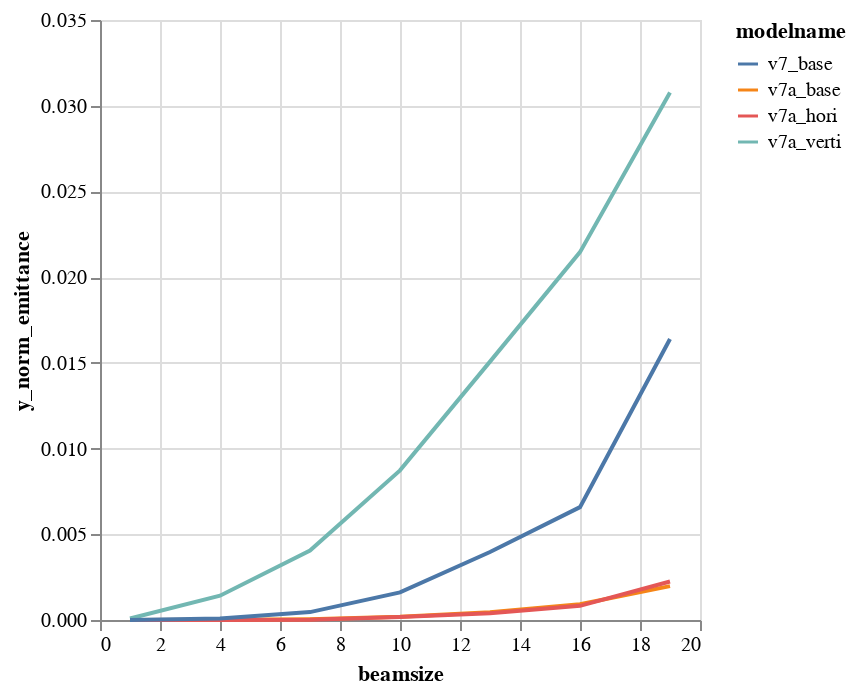

The notebook cell saved with this chart:
### Code cell
alt.Chart(DATA.loc[DATA["beamsize"]<=20]).mark_line().encode(
    color="modelname",
    x='beamsize',
    y='y_norm_emittance',
)

### Figure 1 — Vega-Lite specification as saved in the notebook (floating-point values rounded to 4 significant figures)
{"$schema": "https://vega.github.io/schema/vega-lite/v1.2.1.json", "data": {"values": [{"Unnamed: 0": 0, "beamsize": 1, "losses": 0, "modelname": "v7a_base", "relbeta": 0.002308, "sourceID": 16777217, "sourceName": "bs_1", "x_emittance": 0.00299, "x_norm_emittance": 6.902e-06, "y_emittance": 6.686e-05, "y_norm_emittance": 1.543e-07}, {"Unnamed: 0": 1, "beamsize": 4, "losses": 0, "modelname": "v7a_base", "relbeta": 0.002308, "sourceID": 16777218, "sourceName": "bs_4", "x_emittance": 0.1047, "x_norm_emittance": 0.0002417, "y_emittance": 0.004292, "y_norm_emittance": 9.907e-06}, {"Unnamed: 0": 2, "beamsize": 7, "losses": 0, "modelname": "v7a_base", "relbeta": 0.002308, "sourceID": 16777219, "sourceName": "bs_7", "x_emittance": 0.6383, "x_norm_emittance": 0.001474, "y_emittance": 0.02164, "y_norm_emittance": 4.995e-05}, {"Unnamed: 0": 3, "beamsize": 10, "losses": 0, "modelname": "v7a_base", "relbeta": 0.002308, "sourceID": 16777220, "sourceName": "bs_10", "x_emittance": 1.887, "x_norm_emittance": 0.004357, "y_emittance": 0.08267, "y_norm_emittance": 0.0001908}, {"Unnamed: 0": 4, "beamsize": 13, "losses": 1, "modelname": "v7a_base", "relbeta": 0.002308, "sourceID": 16777221, "sourceName": "bs_13", "x_emittance": 5.148, "x_norm_emittance": 0.01188, "y_emittance": 0.1961, "y_norm_emittance": 0.0004526}, {"Unnamed: 0": 5, "beamsize": 16, "losses": 13, "modelname": "v7a_base", "relbeta": 0.002308, "sourceID": 16777222, "sourceName": "bs_16", "x_emittance": 9.592, "x_norm_emittance": 0.02214, "y_emittance": 0.4002, "y_norm_emittance": 0.0009238}, {"Unnamed: 0": 6, "beamsize": 19, "losses": 33, "modelname": "v7a_base", "relbeta": 0.002308, "sourceID": 16777223, "sourceName": "bs_19", "x_emittance": 16.19, "x_norm_emittance": 0.03737, "y_emittance": 0.857, "y_norm_emittance": 0.001978}, {"Unnamed: 0": 0, "beamsize": 1, "losses": 0, "modelname": "v7a_hori", "relbeta": 0.002308, "sourceID": 16777217, "sourceName": "bs_1", "x_emittance": 0.002868, "x_norm_emittance": 6.62e-06, "y_emittance": 7.938e-06, "y_norm_emittance": 1.832e-08}, {"Unnamed: 0": 1, "beamsize": 4, "losses": 0, "modelname": "v7a_hori", "relbeta": 0.002308, "sourceID": 16777218, "sourceName": "bs_4", "x_emittance": 0.1042, "x_norm_emittance": 0.0002406, "y_emittance": 0.0008403, "y_norm_emittance": 1.94e-06}, {"Unnamed: 0": 2, "beamsize": 7, "losses": 0, "modelname": "v7a_hori", "relbeta": 0.002308, "sourceID": 16777219, "sourceName": "bs_7", "x_emittance": 0.632, "x_norm_emittance": 0.001459, "y_emittance": 0.006782, "y_norm_emittance": 1.566e-05}, {"Unnamed: 0": 3, "beamsize": 10, "losses": 0, "modelname": "v7a_hori", "relbeta": 0.002308, "sourceID": 16777220, "sourceName": "bs_10", "x_emittance": 1.866, "x_norm_emittance": 0.004307, "y_emittance": 0.07588, "y_norm_emittance": 0.0001752}, {"Unnamed: 0": 4, "beamsize": 13, "losses": 2, "modelname": "v7a_hori", "relbeta": 0.002308, "sourceID": 16777221, "sourceName": "bs_13", "x_emittance": 4.984, "x_norm_emittance": 0.01151, "y_emittance": 0.1732, "y_norm_emittance": 0.0003998}, {"Unnamed: 0": 5, "beamsize": 16, "losses": 13, "modelname": "v7a_hori", "relbeta": 0.002308, "sourceID": 16777222, "sourceName": "bs_16", "x_emittance": 9.491, "x_norm_emittance": 0.02191, "y_emittance": 0.3577, "y_norm_emittance": 0.0008257}, {"Unnamed: 0": 6, "beamsize": 19, "losses": 38, "modelname": "v7a_hori", "relbeta": 0.002308, "sourceID": 16777223, "sourceName": "bs_19", "x_emittance": 16.16, "x_norm_emittance": 0.0373, "y_emittance": 0.9717, "y_norm_emittance": 0.002243}, {"Unnamed: 0": 0, "beamsize": 1, "losses": 0, "modelname": "v7a_verti", "relbeta": 0.002308, "sourceID": 16777217, "sourceName": "bs_1", "x_emittance": 0.03888, "x_norm_emittance": 8.976e-05, "y_emittance": 0.0388, "y_norm_emittance": 8.958e-05}, {"Unnamed: 0": 1, "beamsize": 4, "losses": 0, "modelname": "v7a_verti", "relbeta": 0.002308, "sourceID": 16777218, "sourceName": "bs_4", "x_emittance": 0.6259, "x_norm_emittance": 0.001445, "y_emittance": 0.6147, "y_norm_emittance": 0.001419}, {"Unnamed: 0": 2, "beamsize": 7, "losses": 0, "modelname": "v7a_verti", "relbeta": 0.002308, "sourceID": 16777219, "sourceName": "bs_7", "x_emittance": 1.867, "x_norm_emittance": 0.004309, "y_emittance": 1.757, "y_norm_emittance": 0.004055}, {"Unnamed: 0": 3, "beamsize": 10, "losses": 0, "modelname": "v7a_verti", "relbeta": 0.002308, "sourceID": 16777220, "sourceName": "bs_10", "x_emittance": 4.196, "x_norm_emittance": 0.009687, "y_emittance": 3.781, "y_norm_emittance": 0.008728}, {"Unnamed: 0": 4, "beamsize": 13, "losses": 1, "modelname": "v7a_verti", "relbeta": 0.002308, "sourceID": 16777221, "sourceName": "bs_13", "x_emittance": 8.181, "x_norm_emittance": 0.01888, "y_emittance": 6.529, "y_norm_emittance": 0.01507}, {"Unnamed: 0": 5, "beamsize": 16, "losses": 13, "modelname": "v7a_verti", "relbeta": 0.002308, "sourceID": 16777222, "sourceName": "bs_16", "x_emittance": 13.41, "x_norm_emittance": 0.03096, "y_emittance": 9.296, "y_norm_emittance": 0.02146}, {"Unnamed: 0": 6, "beamsize": 19, "losses": 33, "modelname": "v7a_verti", "relbeta": 0.002308, "sourceID": 16777223, "sourceName": "bs_19", "x_emittance": 20.55, "x_norm_emittance": 0.04745, "y_emittance": 13.33, "y_norm_emittance": 0.03078}, {"Unnamed: 0": 0, "beamsize": 1, "losses": 0, "modelname": "v7_base", "relbeta": 0.002308, "sourceID": 16777217, "sourceName": "bs_1", "x_emittance": 0.003007, "x_norm_emittance": 6.941e-06, "y_emittance": 0.0006105, "y_norm_emittance": 1.409e-06}, {"Unnamed: 0": 1, "beamsize": 4, "losses": 0, "modelname": "v7_base", "relbeta": 0.002308, "sourceID": 16777218, "sourceName": "bs_4", "x_emittance": 0.1218, "x_norm_emittance": 0.0002812, "y_emittance": 0.0404, "y_norm_emittance": 9.327e-05}, {"Unnamed: 0": 2, "beamsize": 7, "losses": 0, "modelname": "v7_base", "relbeta": 0.002308, "sourceID": 16777219, "sourceName": "bs_7", "x_emittance": 0.7121, "x_norm_emittance": 0.001644, "y_emittance": 0.1995, "y_norm_emittance": 0.0004605}, {"Unnamed: 0": 3, "beamsize": 10, "losses": 0, "modelname": "v7_base", "relbeta": 0.002308, "sourceID": 16777220, "sourceName": "bs_10", "x_emittance": 2.12, "x_norm_emittance": 0.004895, "y_emittance": 0.6976, "y_norm_emittance": 0.00161}, {"Unnamed: 0": 4, "beamsize": 13, "losses": 1, "modelname": "v7_base", "relbeta": 0.002308, "sourceID": 16777221, "sourceName": "bs_13", "x_emittance": 5.007, "x_norm_emittance": 0.01156, "y_emittance": 1.717, "y_norm_emittance": 0.003964}, {"Unnamed: 0": 5, "beamsize": 16, "losses": 13, "modelname": "v7_base", "relbeta": 0.002308, "sourceID": 16777222, "sourceName": "bs_16", "x_emittance": 9.722, "x_norm_emittance": 0.02244, "y_emittance": 2.852, "y_norm_emittance": 0.006583}, {"Unnamed: 0": 6, "beamsize": 19, "losses": 32, "modelname": "v7_base", "relbeta": 0.002308, "sourceID": 16777223, "sourceName": "bs_19", "x_emittance": 16.21, "x_norm_emittance": 0.03742, "y_emittance": 7.1, "y_norm_emittance": 0.01639}]}, "encoding": {"color": {"field": "modelname", "type": "nominal"}, "x": {"field": "beamsize", "type": "quantitative"}, "y": {"field": "y_norm_emittance", "type": "quantitative"}}, "mark": "line"}
